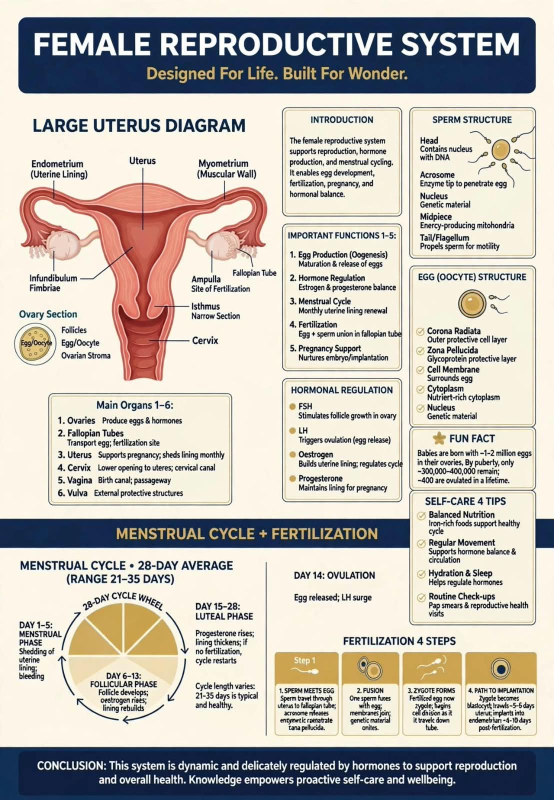
#> input picture assets/posters/system-at-a-glance.jpg, 1108 x 1600 px (shown at 1/2 size); its folder holds 3 pictures in this run
$ python build_posters.py
#> lines starting #> are read from the running program, lines starting #| are printed output that depends on the picture
"""Build the poster gallery: optimised images, the gallery markup in index.html, and the download ZIP.

The original JPEGs in assets/posters/<slug>.jpg are never changed; visitors download them as they are.
For each poster this makes:
  <slug>-thumb-320.avif, <slug>-thumb-560.avif, <slug>-thumb-560.webp   gallery thumbnails
  <slug>-720.avif, <slug>-full.avif, <slug>-full.webp                   full-screen viewer
plus a tiny blurred preview embedded in the page, so every tile shows something the moment the page appears.

To add or remove a poster: put its JPEG in assets/posters/, edit POSTERS below, then run
    python3 tools/build_posters.py && python3 tools/build_present.py
"""
import base64, html, io, os, re, zipfile
from PIL import Image

ROOT = os.path.join(os.path.dirname(os.path.abspath(__file__)), '..')
os.chdir(ROOT)
DIR = 'assets/posters'

# One poster per distinct piece of content (colour and layout variants of the same content are left out).
POSTERS = [
    ('system-at-a-glance', 'Female reproductive system at a glance',
     'Poster with a labelled uterus diagram and ovary section, the six main organs, five functions, the four hormones, '
     'sperm and egg structure, a 28-day cycle wheel, the four steps of fertilization, a fun fact and self-care tips.'),
    ('system-and-fertilization', 'The system, its health and fertilization',
     'Illustrated poster of the main organs, the menstrual cycle, common conditions such as PCOS, endometriosis and fibroids, '
     'key hormones, the fertilization process, good-to-know health points and self-care tips.'),
    ('fertilization-diagram', 'Fertilization diagram',
     'Labelled fertilization diagram showing sperm structure, the parts of the egg cell, and four stages from sperm '
     'approaching the egg to the zygote forming.'),
    ('path-of-fertilization', 'The path of fertilization',
     'Diagram of the route sperm take from the vagina through the cervix and uterus into the fallopian tube and ampulla, '
     'then fertilization, cleavage and implantation as a blastocyst.'),
]

def save(im, name, fmt, **kw):
    im.save(f'{DIR}/{name}', fmt, **kw)
    return os.path.getsize(f'{DIR}/{name}')

def resized(im, w):
    return im if im.width <= w else im.resize((w, round(im.height * w / im.width)), Image.LANCZOS)

items, total = [], {}
for slug, title, alt in POSTERS:
    im = Image.open(f'{DIR}/{slug}.jpg').convert('RGB')
#> im is the input picture: PIL image 1108x1600 RGB; mean R, G, B 192.9, 187.8, 180.6
    w, h = im.size
#> w = 1108; h = 1600
    sizes = {}
    t320, t560 = resized(im, 320), resized(im, 560)
#> in resized, `return im if im.width <= w else im.resize((w, round(im.height * w / im..`:
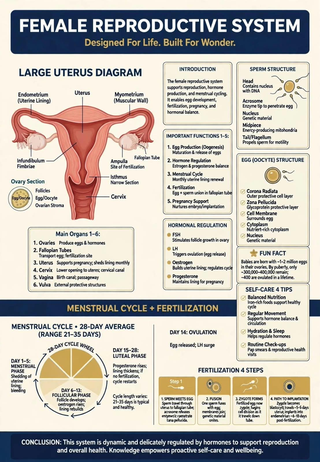
#> returned value: PIL image 320x462 RGB; mean R, G, B 192.7, 187.6, 180.5
#> call 2 of resized, with w = 560
#> in resized (call 2), `return im if im.width <= w else im.resize((w, round(im.height * w / im..`:
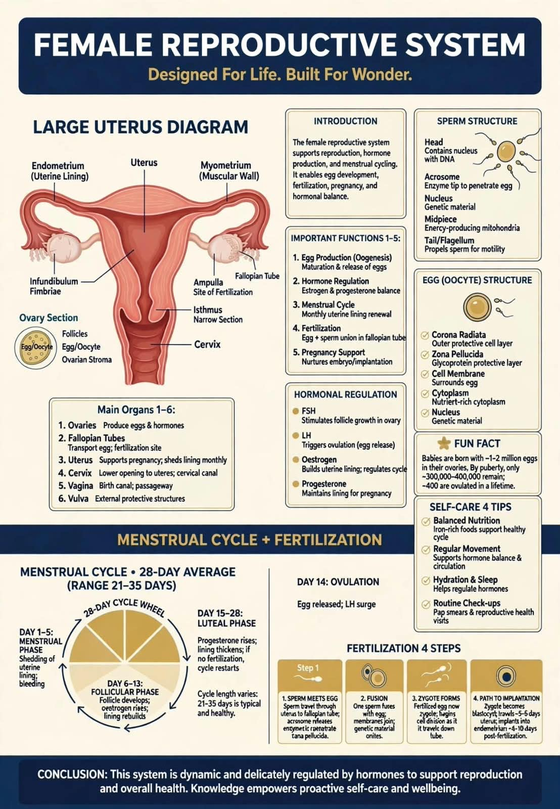
#> returned value: PIL image 560x809 RGB; mean R, G, B 192.8, 187.7, 180.5
    sizes['thumb-320.avif'] = save(t320, f'{slug}-thumb-320.avif', 'AVIF', quality=45)
#> (the run stopped early here; a loop or call above may not have finished)
